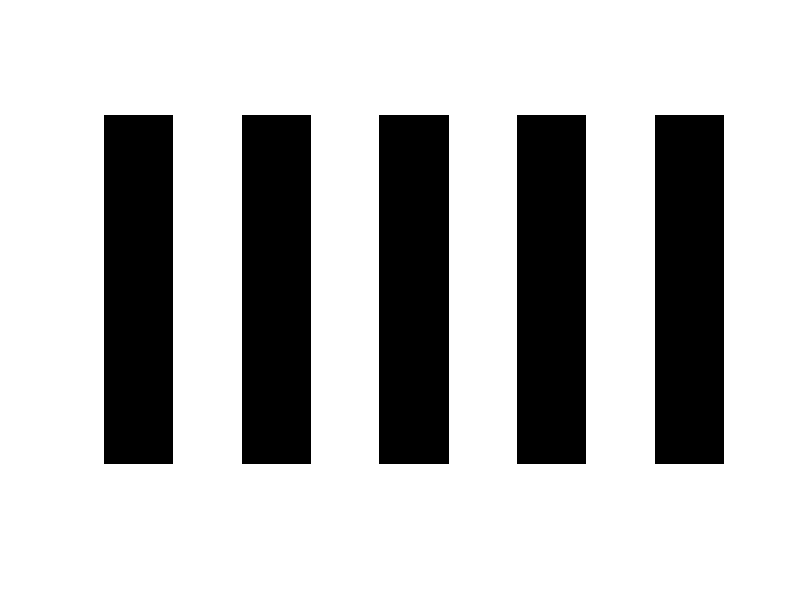

Write MATLAB code to recreate this figure.
% MakeContrastImage.
%
% This code makes vertical black and white stripe contrast image. 

% History:
%    08/14/23   smo   Wrote it.

%% Define image dimensions
imageWidth = 1920;
imageHeight = 1080;

% Create a blank image with white background
image = ones(imageHeight, imageWidth);

% Define the number of stripes and total stripe width
%
% Set numStrips = 50 (18 cpd) / 34 (12 cpd) / 25 (9 cpd) 17 (6 cpd) / 9 (3
% cpd). This is the number when measuring the printed pattern outside the
% SACCSFA room, on the hallway of 4th floor at Goddard.
numStripes = 9;
totalStripeWidth = imageWidth / numStripes;

%% Generate the alternating black and white stripes
for i = 1:numStripes
    startColumn = round((i - 1) * totalStripeWidth) + 1;
    endColumn = round(i * totalStripeWidth);
    
    % Set the pixels within the black stripe to black
    if mod(i, 2) == 1
        image(:, startColumn:endColumn) = 0;
    end
end

%% Display the image
figure;
imshow(image);

%% Save the image.
SAVEIMAGE = true;
if (SAVEIMAGE)
    imwrite(image,'image.tiff');
end